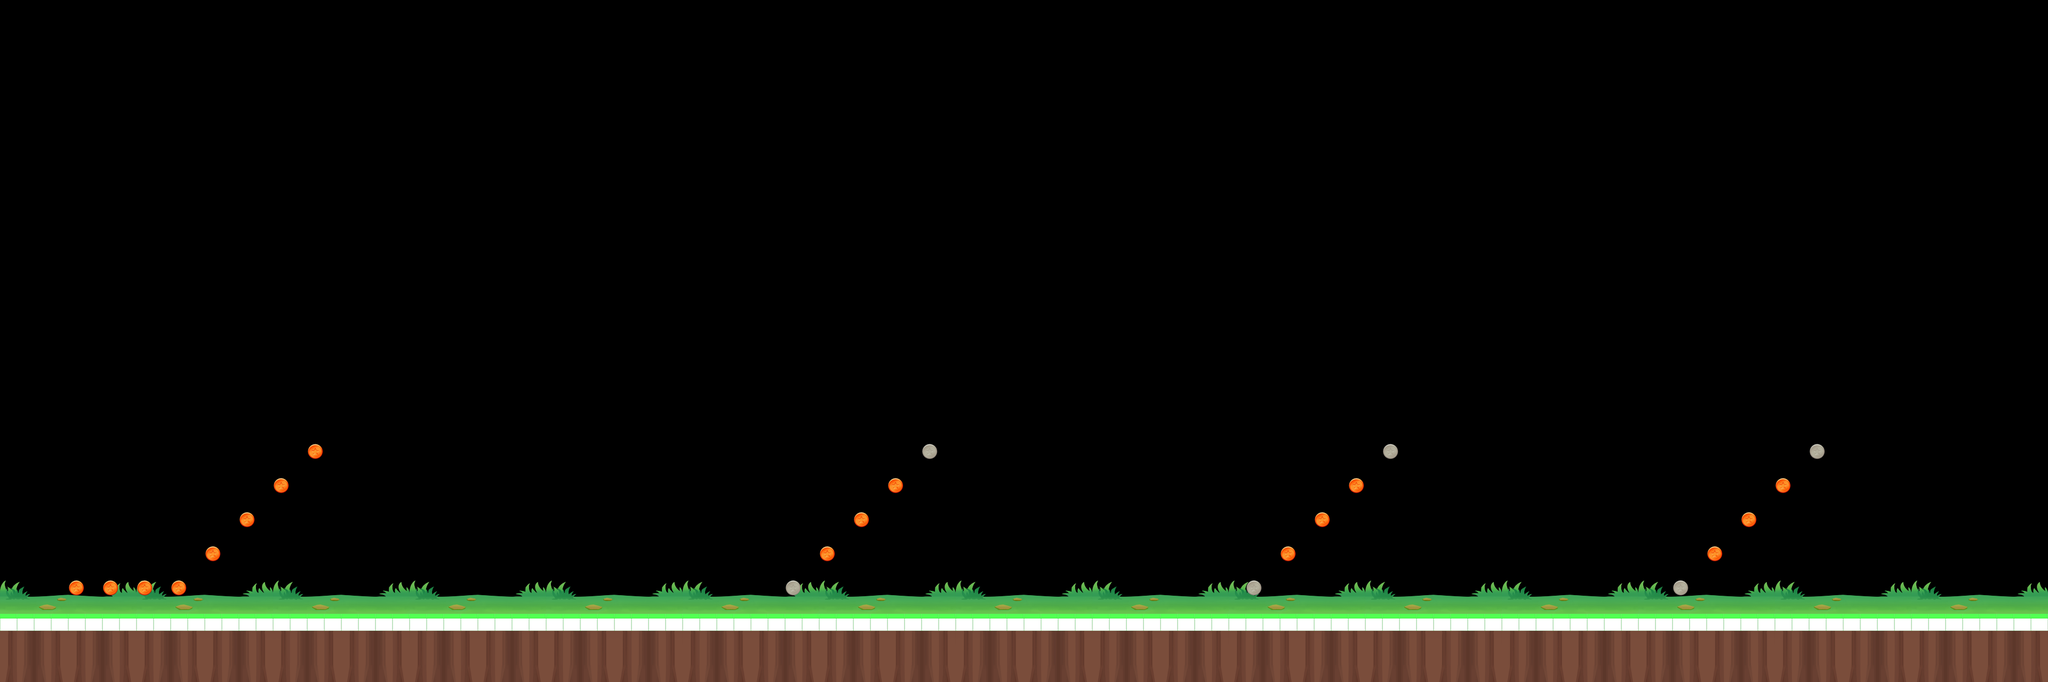

Below is a game level as drawn by its tile map, then a one-line description and the .tmx that defines it (tile-layer data replaced by summaries):
An orthogonal 120x40 tile map with 32x32 px tiles, 4 tile layers (floor, shade, loot, stones), 4 tilesets.

<map version="1.1" tiledversion="1.1.3413" orientation="orthogonal" renderorder="right-down" width="120" height="40" tilewidth="32" tileheight="32" infinite="0" nextlayerid="13" nextobjectid="1">
 <tileset firstgid="1" source="../tiledImage/run_stones.tsx" />
 <tileset firstgid="11" source="../tiledImage/run_basic32.tsx" />
 <tileset firstgid="17" source="../tiledImage/run_chapter5.tsx" />
 <tileset firstgid="273" source="../tiledImage/run_item32.tsx" />
 <layer id="9" name="floor" width="120" height="40">
  <data>[4800 cells, 721 non-empty, 49 distinct tile ids]</data>
 </layer>
 <layer id="10" name="shade" width="120" height="40">
  <data>[4800 cells, 120 non-empty, 1 distinct tile ids]</data>
 </layer>
 <layer id="11" name="loot" width="120" height="40">
  <data>[4800 cells, 23 non-empty, 2 distinct tile ids]</data>
 </layer>
 <layer id="12" name="stones" width="120" height="40">
  <data>[4800 cells, 0 non-empty, 0 distinct tile ids]</data>
 </layer>
</map>
